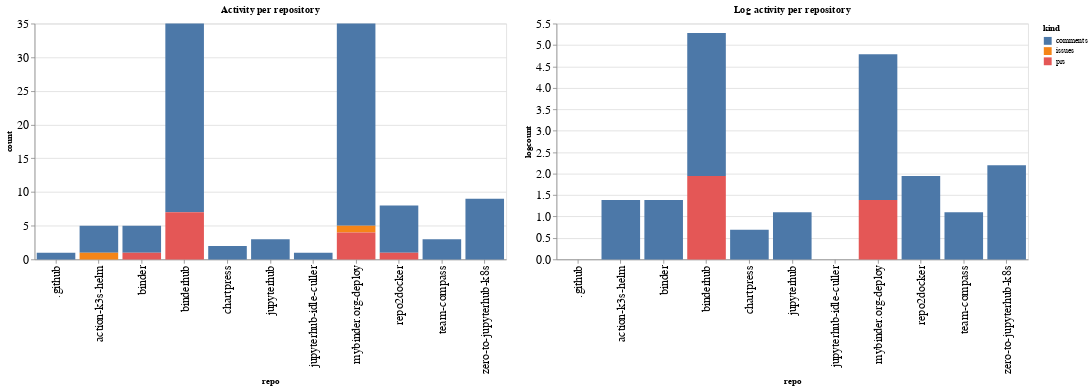

The code cell stored with this chart in its notebook:
### Code cell
ch1 = alt.Chart(repo_summaries, width=600, title="Activity per repository").mark_bar().encode(
    x='repo',
    y='count',
    color='kind',
    tooltip="kind"
)

ch2 = alt.Chart(repo_summaries, width=600, title="Log activity per repository").mark_bar().encode(
    x='repo',
    y='logcount',
    color='kind',
    tooltip="kind"
)

ch1 | ch2

### Figure 1 — Vega-Lite specification as saved in the notebook (floating-point values rounded to 4 significant figures)
{"config": {"axisLeft": {"labelFontSize": 15}, "axisBottom": {"labelFontSize": 15}}, "hconcat": [{"mark": "bar", "encoding": {"color": {"type": "nominal", "field": "kind"}, "tooltip": {"type": "nominal", "field": "kind"}, "x": {"type": "nominal", "field": "repo"}, "y": {"type": "quantitative", "field": "count"}}, "title": "Activity per repository", "width": 600}, {"mark": "bar", "encoding": {"color": {"type": "nominal", "field": "kind"}, "tooltip": {"type": "nominal", "field": "kind"}, "x": {"type": "nominal", "field": "repo"}, "y": {"type": "quantitative", "field": "logcount"}}, "title": "Log activity per repository", "width": 600}], "data": {"name": "data-78df04c889504d385cd1fbbe27e3769c"}, "$schema": "https://vega.github.io/schema/vega-lite/v4.8.1.json", "datasets": {"data-78df04c889504d385cd1fbbe27e3769c": [{"repo": ".github", "kind": "comments", "count": 1, "logcount": 0.0}, {"repo": "action-k3s-helm", "kind": "comments", "count": 4, "logcount": 1.386}, {"repo": "action-k3s-helm", "kind": "issues", "count": 1, "logcount": 0.0}, {"repo": "binder", "kind": "comments", "count": 4, "logcount": 1.386}, {"repo": "binder", "kind": "prs", "count": 1, "logcount": 0.0}, {"repo": "binderhub", "kind": "comments", "count": 28, "logcount": 3.332}, {"repo": "binderhub", "kind": "prs", "count": 7, "logcount": 1.946}, {"repo": "chartpress", "kind": "comments", "count": 2, "logcount": 0.6931}, {"repo": "jupyterhub", "kind": "comments", "count": 3, "logcount": 1.099}, {"repo": "jupyterhub-idle-culler", "kind": "comments", "count": 1, "logcount": 0.0}, {"repo": "mybinder.org-deploy", "kind": "comments", "count": 30, "logcount": 3.401}, {"repo": "mybinder.org-deploy", "kind": "issues", "count": 1, "logcount": 0.0}, {"repo": "mybinder.org-deploy", "kind": "prs", "count": 4, "logcount": 1.386}, {"repo": "repo2docker", "kind": "comments", "count": 7, "logcount": 1.946}, {"repo": "repo2docker", "kind": "prs", "count": 1, "logcount": 0.0}, {"repo": "team-compass", "kind": "comments", "count": 3, "logcount": 1.099}, {"repo": "zero-to-jupyterhub-k8s", "kind": "comments", "count": 9, "logcount": 2.197}]}}
